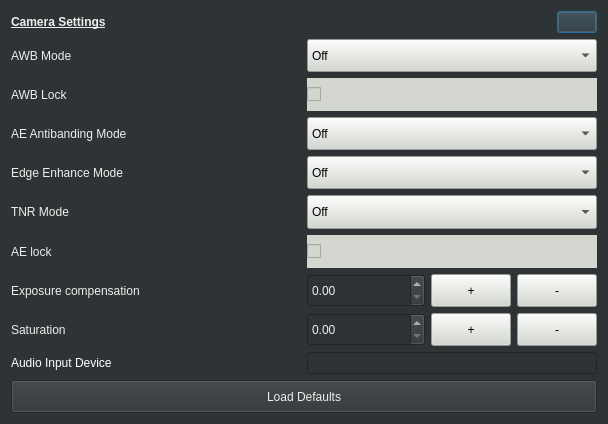
<?xml version="1.0" encoding="UTF-8"?>
<ui version="4.0">
 <class>Dialog</class>
 <widget class="QDialog" name="Dialog">
  <property name="geometry">
   <rect>
    <x>0</x>
    <y>0</y>
    <width>608</width>
    <height>424</height>
   </rect>
  </property>
  <property name="windowTitle">
   <string>Dialog</string>
  </property>
  <property name="styleSheet">
   <string notr="true">background-color: rgb(46, 52, 54);</string>
  </property>
  <layout class="QGridLayout" name="gridLayout_2">
   <item row="0" column="0">
    <layout class="QGridLayout" name="gridLayout">
     <item row="4" column="0">
      <layout class="QHBoxLayout" name="horizontalLayout_3">
       <item>
        <widget class="QLabel" name="label_3">
         <property name="styleSheet">
          <string notr="true">color: rgb(238, 238, 236);</string>
         </property>
         <property name="text">
          <string>Edge Enhance Mode</string>
         </property>
        </widget>
       </item>
       <item>
        <widget class="QComboBox" name="edgeEnhanceMode_comboBox">
         <property name="sizePolicy">
          <sizepolicy hsizetype="Preferred" vsizetype="Preferred">
           <horstretch>0</horstretch>
           <verstretch>0</verstretch>
          </sizepolicy>
         </property>
         <property name="styleSheet">
          <string notr="true">color: rgb(0, 0, 0);
background-color: rgb(211, 215, 207);</string>
         </property>
         <item>
          <property name="text">
           <string>Off</string>
          </property>
         </item>
         <item>
          <property name="text">
           <string>Fast</string>
          </property>
         </item>
         <item>
          <property name="text">
           <string>HighQuality</string>
          </property>
         </item>
        </widget>
       </item>
      </layout>
     </item>
     <item row="5" column="0">
      <layout class="QHBoxLayout" name="horizontalLayout_15">
       <item>
        <widget class="QLabel" name="label_10">
         <property name="styleSheet">
          <string notr="true">color: rgb(238, 238, 236);</string>
         </property>
         <property name="text">
          <string>TNR Mode</string>
         </property>
        </widget>
       </item>
       <item>
        <widget class="QComboBox" name="tnrModeComboBox">
         <property name="sizePolicy">
          <sizepolicy hsizetype="Preferred" vsizetype="Preferred">
           <horstretch>0</horstretch>
           <verstretch>0</verstretch>
          </sizepolicy>
         </property>
         <property name="styleSheet">
          <string notr="true">color: rgb(0, 0, 0);
background-color: rgb(211, 215, 207);</string>
         </property>
         <item>
          <property name="text">
           <string>Off</string>
          </property>
         </item>
         <item>
          <property name="text">
           <string>Fast</string>
          </property>
         </item>
         <item>
          <property name="text">
           <string>HighQuality</string>
          </property>
         </item>
        </widget>
       </item>
      </layout>
     </item>
     <item row="0" column="0">
      <layout class="QHBoxLayout" name="horizontalLayout_11">
       <item>
        <widget class="QLabel" name="label_8">
         <property name="font">
          <font>
           <weight>75</weight>
           <bold>true</bold>
           <underline>true</underline>
          </font>
         </property>
         <property name="styleSheet">
          <string notr="true">color: rgb(238, 238, 236);</string>
         </property>
         <property name="text">
          <string>Camera Settings</string>
         </property>
        </widget>
       </item>
       <item>
        <spacer name="horizontalSpacer">
         <property name="orientation">
          <enum>Qt::Horizontal</enum>
         </property>
         <property name="sizeHint" stdset="0">
          <size>
           <width>40</width>
           <height>20</height>
          </size>
         </property>
        </spacer>
       </item>
       <item>
        <widget class="QPushButton" name="buttonExitFromCamSettings">
         <property name="text">
          <string/>
         </property>
         <property name="icon">
          <iconset>
           <normaloff>New folder/remove.png</normaloff>New folder/remove.png</iconset>
         </property>
         <property name="iconSize">
          <size>
           <width>30</width>
           <height>30</height>
          </size>
         </property>
        </widget>
       </item>
      </layout>
     </item>
     <item row="9" column="0">
      <layout class="QHBoxLayout" name="horizontalLayout_9">
       <item>
        <widget class="QLabel" name="label_6">
         <property name="styleSheet">
          <string notr="true">color: rgb(238, 238, 236);</string>
         </property>
         <property name="text">
          <string>Saturation</string>
         </property>
        </widget>
       </item>
       <item>
        <layout class="QHBoxLayout" name="horizontalLayout_13">
         <item>
          <widget class="QDoubleSpinBox" name="doubleSpinBoxSaturation">
           <property name="sizePolicy">
            <sizepolicy hsizetype="Preferred" vsizetype="Preferred">
             <horstretch>0</horstretch>
             <verstretch>0</verstretch>
            </sizepolicy>
           </property>
           <property name="styleSheet">
            <string notr="true">color: rgb(238, 238, 236);</string>
           </property>
          </widget>
         </item>
         <item>
          <layout class="QHBoxLayout" name="horizontalLayout_14">
           <item>
            <widget class="QPushButton" name="buttonSaturationUp">
             <property name="sizePolicy">
              <sizepolicy hsizetype="Minimum" vsizetype="Preferred">
               <horstretch>0</horstretch>
               <verstretch>0</verstretch>
              </sizepolicy>
             </property>
             <property name="styleSheet">
              <string notr="true">background-color: rgb(211, 215, 207);</string>
             </property>
             <property name="text">
              <string>+</string>
             </property>
            </widget>
           </item>
           <item>
            <widget class="QPushButton" name="buttonSaturationDown">
             <property name="sizePolicy">
              <sizepolicy hsizetype="Minimum" vsizetype="Preferred">
               <horstretch>0</horstretch>
               <verstretch>0</verstretch>
              </sizepolicy>
             </property>
             <property name="styleSheet">
              <string notr="true">background-color: rgb(211, 215, 207);</string>
             </property>
             <property name="text">
              <string>-</string>
             </property>
            </widget>
           </item>
          </layout>
         </item>
        </layout>
       </item>
      </layout>
     </item>
     <item row="3" column="0">
      <layout class="QHBoxLayout" name="horizontalLayout_4">
       <item>
        <widget class="QLabel" name="label_2">
         <property name="styleSheet">
          <string notr="true">color: rgb(238, 238, 236);</string>
         </property>
         <property name="text">
          <string>AE Antibanding Mode</string>
         </property>
        </widget>
       </item>
       <item>
        <widget class="QComboBox" name="aeantiBanding_comboBox">
         <property name="sizePolicy">
          <sizepolicy hsizetype="Preferred" vsizetype="Preferred">
           <horstretch>0</horstretch>
           <verstretch>0</verstretch>
          </sizepolicy>
         </property>
         <property name="styleSheet">
          <string notr="true">color: rgb(0, 0, 0);
background-color: rgb(211, 215, 207);</string>
         </property>
         <item>
          <property name="text">
           <string>Off</string>
          </property>
         </item>
         <item>
          <property name="text">
           <string>Auto</string>
          </property>
         </item>
         <item>
          <property name="text">
           <string>50Hz</string>
          </property>
         </item>
         <item>
          <property name="text">
           <string>60Hz</string>
          </property>
         </item>
        </widget>
       </item>
      </layout>
     </item>
     <item row="8" column="0">
      <layout class="QHBoxLayout" name="horizontalLayout_5">
       <item>
        <widget class="QLabel" name="label_7">
         <property name="sizePolicy">
          <sizepolicy hsizetype="Preferred" vsizetype="Preferred">
           <horstretch>0</horstretch>
           <verstretch>0</verstretch>
          </sizepolicy>
         </property>
         <property name="styleSheet">
          <string notr="true">color: rgb(238, 238, 236);</string>
         </property>
         <property name="text">
          <string>Exposure compensation</string>
         </property>
        </widget>
       </item>
       <item>
        <layout class="QHBoxLayout" name="horizontalLayout_2">
         <item>
          <widget class="QDoubleSpinBox" name="doubleSpinBoxExposure">
           <property name="sizePolicy">
            <sizepolicy hsizetype="Preferred" vsizetype="Preferred">
             <horstretch>0</horstretch>
             <verstretch>0</verstretch>
            </sizepolicy>
           </property>
           <property name="styleSheet">
            <string notr="true">color: rgb(238, 238, 236);</string>
           </property>
          </widget>
         </item>
         <item>
          <layout class="QHBoxLayout" name="horizontalLayout_8">
           <item>
            <widget class="QPushButton" name="buttonExposureUp">
             <property name="sizePolicy">
              <sizepolicy hsizetype="Minimum" vsizetype="Preferred">
               <horstretch>0</horstretch>
               <verstretch>0</verstretch>
              </sizepolicy>
             </property>
             <property name="styleSheet">
              <string notr="true">background-color: rgb(211, 215, 207);</string>
             </property>
             <property name="text">
              <string>+</string>
             </property>
            </widget>
           </item>
           <item>
            <widget class="QPushButton" name="buttonExposureDown">
             <property name="sizePolicy">
              <sizepolicy hsizetype="Minimum" vsizetype="Preferred">
               <horstretch>0</horstretch>
               <verstretch>0</verstretch>
              </sizepolicy>
             </property>
             <property name="styleSheet">
              <string notr="true">background-color: rgb(211, 215, 207);</string>
             </property>
             <property name="text">
              <string>-</string>
             </property>
            </widget>
           </item>
          </layout>
         </item>
        </layout>
       </item>
      </layout>
     </item>
     <item row="6" column="0">
      <layout class="QHBoxLayout" name="horizontalLayout_6">
       <item>
        <widget class="QLabel" name="label_4">
         <property name="enabled">
          <bool>false</bool>
         </property>
         <property name="styleSheet">
          <string notr="true">color: rgb(238, 238, 236);</string>
         </property>
         <property name="text">
          <string>AE lock</string>
         </property>
        </widget>
       </item>
       <item>
        <widget class="QCheckBox" name="AELock_checkBox">
         <property name="enabled">
          <bool>true</bool>
         </property>
         <property name="sizePolicy">
          <sizepolicy hsizetype="Preferred" vsizetype="Preferred">
           <horstretch>0</horstretch>
           <verstretch>0</verstretch>
          </sizepolicy>
         </property>
         <property name="styleSheet">
          <string notr="true">background-color: rgb(211, 215, 207);</string>
         </property>
         <property name="text">
          <string/>
         </property>
         <property name="checkable">
          <bool>true</bool>
         </property>
        </widget>
       </item>
      </layout>
     </item>
     <item row="2" column="0">
      <layout class="QHBoxLayout" name="horizontalLayout_7">
       <item>
        <widget class="QLabel" name="label_5">
         <property name="styleSheet">
          <string notr="true">color: rgb(238, 238, 236);</string>
         </property>
         <property name="text">
          <string>AWB Lock</string>
         </property>
        </widget>
       </item>
       <item>
        <widget class="QCheckBox" name="AwbLock_checkBox">
         <property name="sizePolicy">
          <sizepolicy hsizetype="Preferred" vsizetype="Preferred">
           <horstretch>0</horstretch>
           <verstretch>0</verstretch>
          </sizepolicy>
         </property>
         <property name="styleSheet">
          <string notr="true">background-color: rgb(211, 215, 207);</string>
         </property>
         <property name="text">
          <string/>
         </property>
        </widget>
       </item>
      </layout>
     </item>
     <item row="11" column="0">
      <layout class="QHBoxLayout" name="horizontalLayout_10">
       <item>
        <widget class="QPushButton" name="button_camera_default">
         <property name="sizePolicy">
          <sizepolicy hsizetype="Preferred" vsizetype="Preferred">
           <horstretch>0</horstretch>
           <verstretch>0</verstretch>
          </sizepolicy>
         </property>
         <property name="styleSheet">
          <string notr="true">color: rgb(238, 238, 236);</string>
         </property>
         <property name="text">
          <string>Load Defaults</string>
         </property>
        </widget>
       </item>
      </layout>
     </item>
     <item row="1" column="0">
      <layout class="QHBoxLayout" name="horizontalLayout">
       <item>
        <widget class="QLabel" name="label">
         <property name="styleSheet">
          <string notr="true">color: rgb(238, 238, 236);</string>
         </property>
         <property name="text">
          <string>AWB Mode</string>
         </property>
        </widget>
       </item>
       <item>
        <widget class="QComboBox" name="wbmode_comboBox">
         <property name="sizePolicy">
          <sizepolicy hsizetype="Preferred" vsizetype="Preferred">
           <horstretch>0</horstretch>
           <verstretch>0</verstretch>
          </sizepolicy>
         </property>
         <property name="styleSheet">
          <string notr="true">color: rgb(0, 0, 0);
background-color: rgb(211, 215, 207);</string>
         </property>
         <item>
          <property name="text">
           <string>Off</string>
          </property>
         </item>
         <item>
          <property name="text">
           <string>Auto</string>
          </property>
         </item>
         <item>
          <property name="text">
           <string>Incandescent</string>
          </property>
         </item>
         <item>
          <property name="text">
           <string>Fluorescent</string>
          </property>
         </item>
         <item>
          <property name="text">
           <string>warm-fluorescent</string>
          </property>
         </item>
         <item>
          <property name="text">
           <string>daylight</string>
          </property>
         </item>
         <item>
          <property name="text">
           <string>cloudy-daylight</string>
          </property>
         </item>
         <item>
          <property name="text">
           <string>twilight</string>
          </property>
         </item>
         <item>
          <property name="text">
           <string>shade</string>
          </property>
         </item>
         <item>
          <property name="text">
           <string>manual</string>
          </property>
         </item>
        </widget>
       </item>
      </layout>
     </item>
     <item row="10" column="0">
      <layout class="QHBoxLayout" name="horizontalLayout_12">
       <item>
        <widget class="QLabel" name="label_9">
         <property name="styleSheet">
          <string notr="true">color: rgb(255, 255, 255);</string>
         </property>
         <property name="text">
          <string>Audio Input Device</string>
         </property>
        </widget>
       </item>
       <item>
        <widget class="QLineEdit" name="lineEditAudioIn">
         <property name="sizePolicy">
          <sizepolicy hsizetype="Preferred" vsizetype="Fixed">
           <horstretch>0</horstretch>
           <verstretch>0</verstretch>
          </sizepolicy>
         </property>
         <property name="styleSheet">
          <string notr="true">color: rgb(255, 255, 255);</string>
         </property>
        </widget>
       </item>
      </layout>
     </item>
    </layout>
   </item>
  </layout>
 </widget>
 <resources/>
 <connections/>
</ui>
